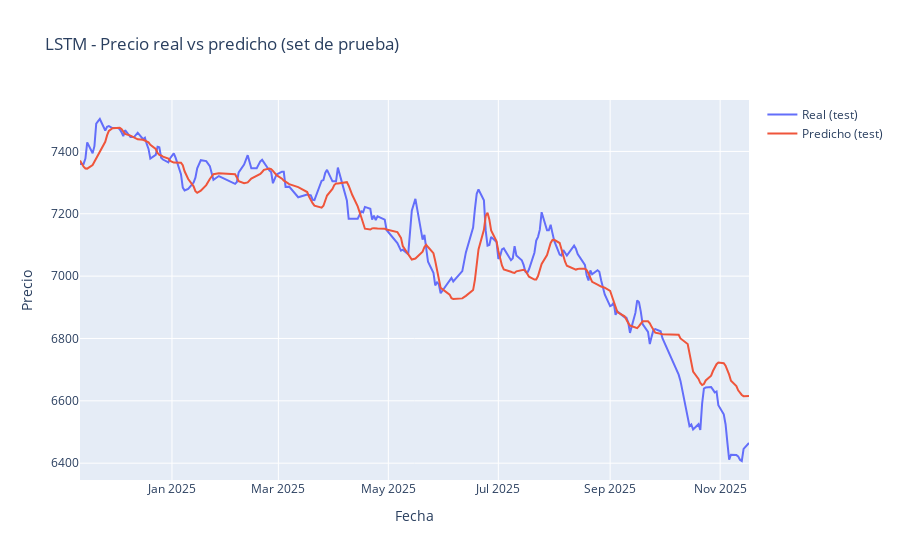
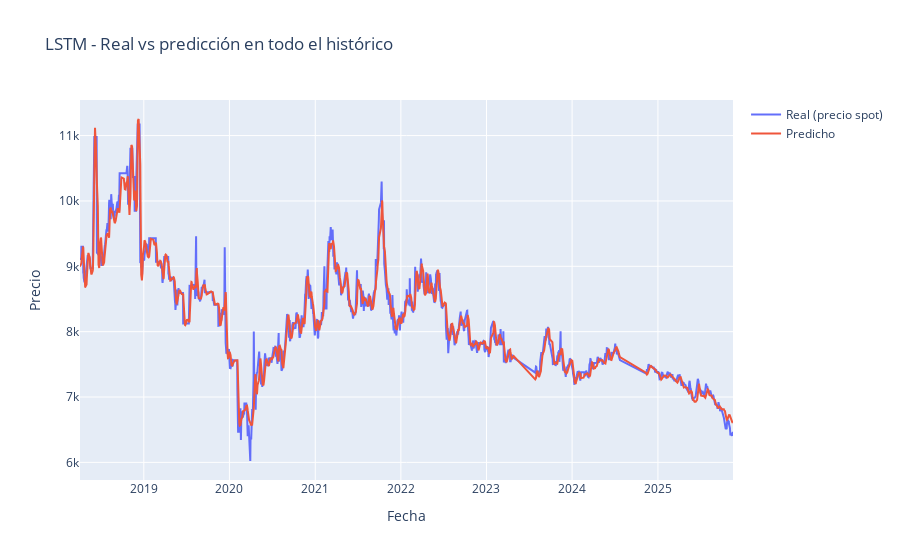
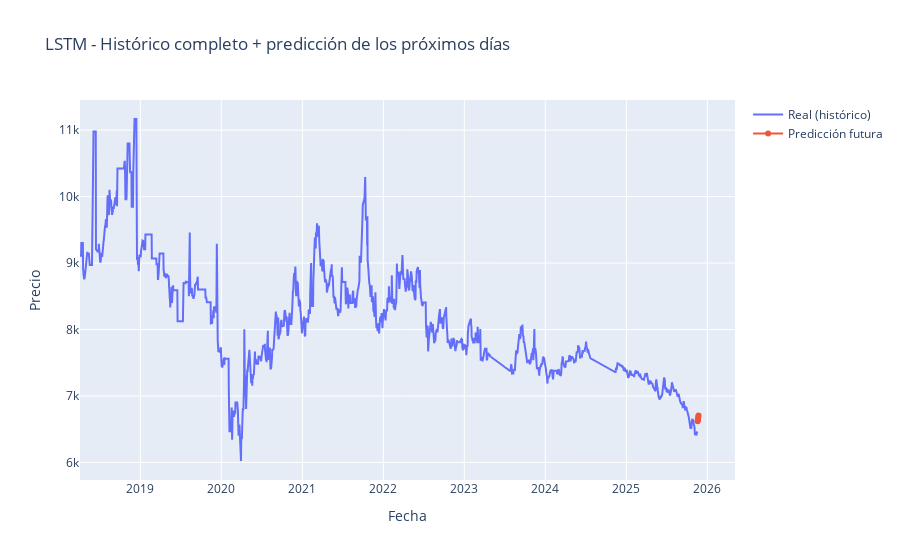

The notebook cell these images were saved under, in order:
### Code cell
# =========================
#       GRÁFICAS
# =========================

# 1) Real vs predicho solo en test
plot_test_predictions(
    dates_test,
    y_test_inv_lstm,
    y_test_pred_inv_lstm,
    title_prefix="LSTM"
)

# 2) Real vs predicho en todo el histórico (train + val + test)
y_all_pred_scaled_lstm = lstm_model.predict(
    np.concatenate([X_train_seq, X_val_seq, X_test_seq], axis=0)
).flatten()

y_all_inv_lstm = scaler.inverse_transform(
    np.concatenate([y_train, y_val, y_test]).reshape(-1, 1)
).flatten()
y_all_pred_inv_lstm = scaler.inverse_transform(
    y_all_pred_scaled_lstm.reshape(-1, 1)
).flatten()

dates_all_full_lstm = np.concatenate([dates_train, dates_val, dates_test])

plot_full_predictions(
    dates_all_full_lstm,
    y_all_inv_lstm,
    y_all_pred_inv_lstm,
    title_prefix="LSTM"
)

# 3) Histórico completo + predicción de los próximos N_FUTURE_DAYS días
last_window_scaled_lstm = prices_scaled[-WINDOW_SIZE:]
future_scaled_lstm, future_inv_lstm = forecast_future(
    lstm_model,
    last_window_scaled_lstm,
    scaler,
    n_future=N_FUTURE_DAYS
)

last_date = df["Date"].max()
future_dates_lstm = pd.date_range(
    start=last_date + pd.Timedelta(days=1),
    periods=N_FUTURE_DAYS,
    freq="D"
)

plot_full_with_future(
    dates_all_full_lstm,
    y_all_inv_lstm,
    future_dates_lstm,
    future_inv_lstm,
    title_prefix="LSTM"
)

# Tabla de predicciones futuras (LSTM)
future_table_lstm = pd.DataFrame({
    "Fecha futura": future_dates_lstm,
    "Predicción del precio (LSTM)": future_inv_lstm
})
display(future_table_lstm)

### Figure 1 — Plotly figure (JSON) as saved in the notebook; plotly's stock layout.template omitted (floating-point values rounded to 4 significant figures; data arrays with more than 128 entries replaced by an {"elided": "..."} marker saying what was removed)
{"data": [{"mode": "lines", "name": "Real (test)", "type": "scatter", "x": {"elided": "213 str values"}, "y": {"elided": "213 float values"}}, {"mode": "lines", "name": "Predicho (test)", "type": "scatter", "x": {"elided": "213 str values"}, "y": {"elided": "213 float values"}}], "layout": {"title": {"text": "LSTM - Precio real vs predicho (set de prueba)"}, "xaxis": {"title": {"text": "Fecha"}}, "yaxis": {"title": {"text": "Precio"}}}}

### Figure 2 — Plotly figure (JSON) as saved in the notebook; plotly's stock layout.template omitted (floating-point values rounded to 4 significant figures; data arrays with more than 128 entries replaced by an {"elided": "..."} marker saying what was removed)
{"data": [{"mode": "lines", "name": "Real (precio spot)", "type": "scatter", "x": {"elided": "1637 str values"}, "y": {"elided": "1637 float values"}}, {"mode": "lines", "name": "Predicho", "type": "scatter", "x": {"elided": "1637 str values"}, "y": {"elided": "1637 float values"}}], "layout": {"title": {"text": "LSTM - Real vs predicción en todo el histórico"}, "xaxis": {"title": {"text": "Fecha"}}, "yaxis": {"title": {"text": "Precio"}}}}

### Figure 3 — Plotly figure (JSON) as saved in the notebook; plotly's stock layout.template omitted (floating-point values rounded to 4 significant figures; data arrays with more than 128 entries replaced by an {"elided": "..."} marker saying what was removed)
{"data": [{"mode": "lines", "name": "Real (histórico)", "type": "scatter", "x": {"elided": "1637 str values"}, "y": {"elided": "1637 float values"}}, {"mode": "lines+markers", "name": "Predicción futura", "type": "scatter", "x": ["2025-11-18T00:00:00", "2025-11-19T00:00:00", "2025-11-20T00:00:00", "2025-11-21T00:00:00", "2025-11-22T00:00:00"], "y": [6620.0, 6636.0, 6658.0, 6682.0, 6705.0]}], "layout": {"title": {"text": "LSTM - Histórico completo + predicción de los próximos días"}, "xaxis": {"title": {"text": "Fecha"}}, "yaxis": {"title": {"text": "Precio"}}}}
